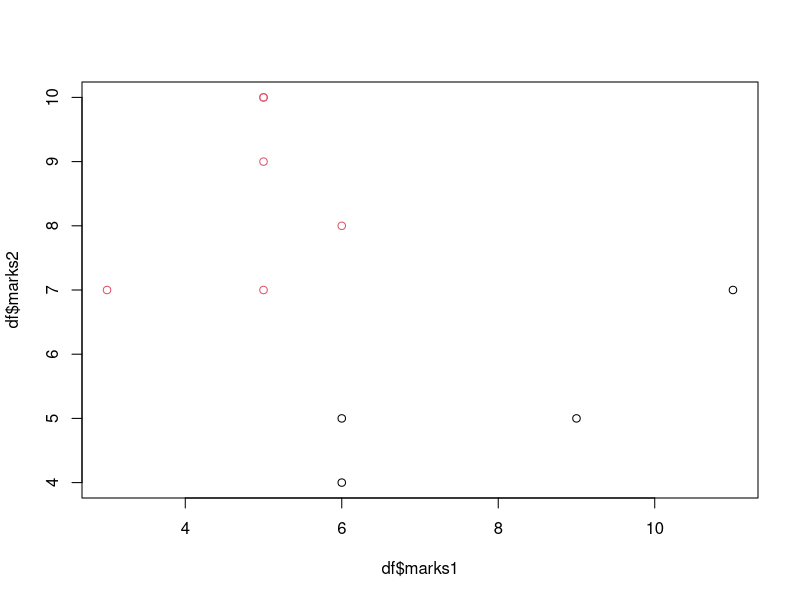
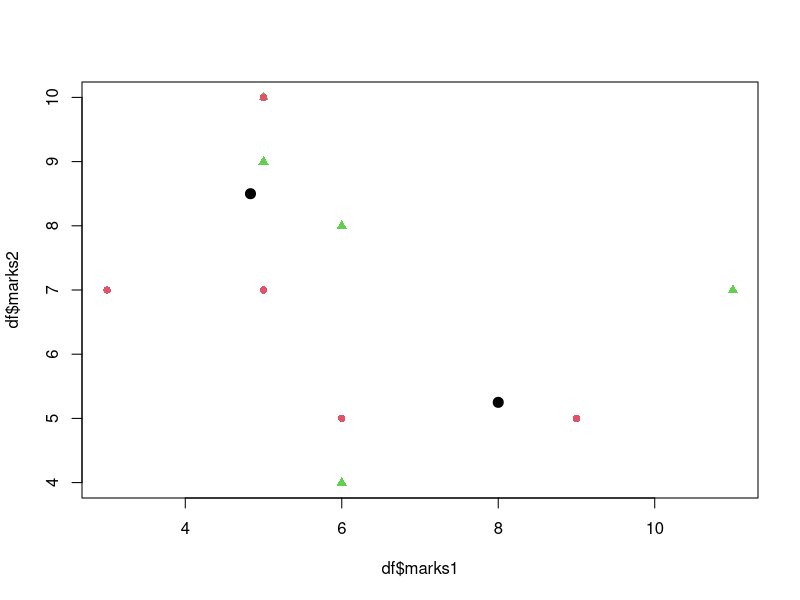

Write the R code that produced these figures, in order.



marks1=ceiling(rnorm(10,6,2))
marks2=ceiling(rnorm(10,6,2))
df=data.frame(marks1,marks2)
km=kmeans(df,centers = 2)
km$cluster
df2=cbind(df,cluster=km$cluster)
df2[order(df2$cluster),]
plot(df$marks1,df$marks2,col=km$cluster)
plot(df$marks1,df$marks2,col=2:3, pch=c(16,17))
km$centers
points(km$centers,pch=20,cex=2,col=km$cluster)
